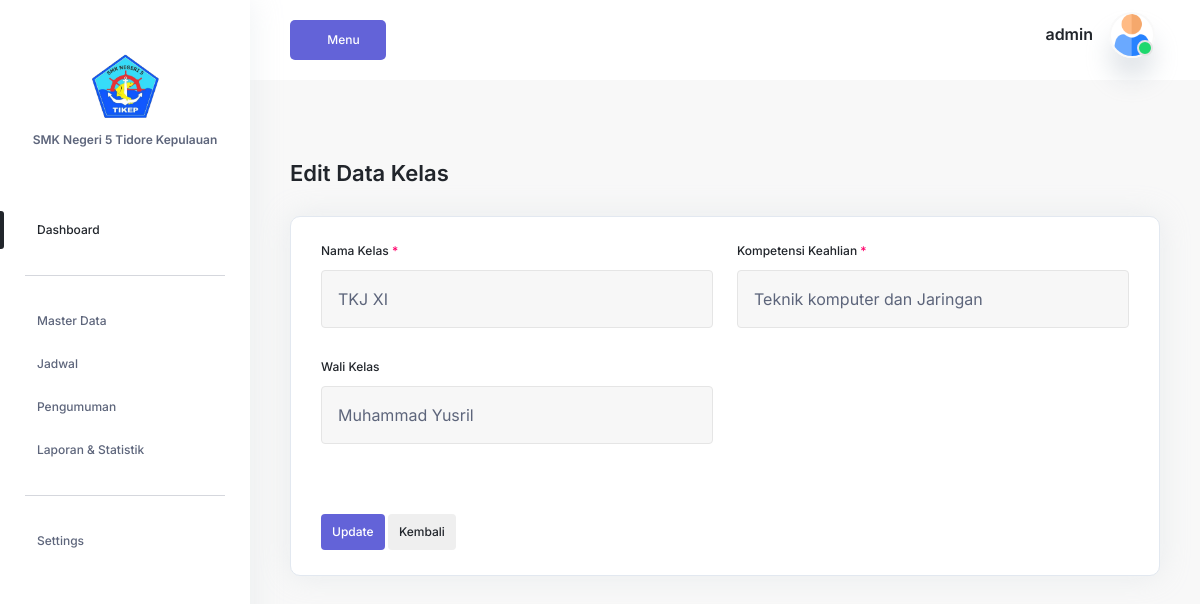
The page /login/admin/formKelas.php?edit=10 (signed in) on the database its author committed.
### tables this page shows
CREATE TABLE `users` (
  `id` int(11) NOT NULL,
  `nama` varchar(100) NOT NULL,
  `username` varchar(50) DEFAULT NULL,
  `password` varchar(255) NOT NULL,
  `email` varchar(100) NOT NULL,
  `role` enum('admin','guru','siswa') NOT NULL,
  `is_active` tinyint(1) NOT NULL DEFAULT '1',
  `login_attempts` tinyint(1) NOT NULL DEFAULT '1',
  `created_at` timestamp NOT NULL DEFAULT CURRENT_TIMESTAMP,
  `updated_at` timestamp NULL DEFAULT NULL ON UPDATE CURRENT_TIMESTAMP
);

CREATE TABLE `kelas` (
  `id_kelas` int(11) NOT NULL,
  `nama_kelas` varchar(50) NOT NULL,
  `kompetensi_keahlian` varchar(100) NOT NULL,
  `jurusan_id` int(11) DEFAULT NULL,
  `wali_kelas_id` int(11) DEFAULT NULL,
  `created_at` timestamp NOT NULL DEFAULT CURRENT_TIMESTAMP
);

CREATE TABLE `guru` (
  `id` int(11) NOT NULL,
  `user_id` int(11) NOT NULL,
  `nip` varchar(50) NOT NULL,
  `jenis_kelamin` enum('L','P') DEFAULT NULL,
  `alamat` text,
  `no_telp` varchar(20) DEFAULT NULL,
  `created_at` timestamp NOT NULL DEFAULT CURRENT_TIMESTAMP,
  `updated_at` timestamp NULL DEFAULT NULL ON UPDATE CURRENT_TIMESTAMP
);

### login/admin/formKelas.php (the view, shortened to what this page needs)
<?php
include "../config/koneksi.php";
$editData = null;
if (isset($_GET['edit'])) {
    $id = $_GET['edit'];
    $result = mysqli_query($conn, "SELECT * FROM kelas WHERE id_kelas = $id");
    $editData = mysqli_fetch_assoc($result);
}
$guruList = mysqli_query($conn, "
    SELECT guru.id, users.nama
    FROM guru
    JOIN users ON guru.user_id = users.id
    ORDER BY users.nama ASC
");
?>
<?php require_once 'template/header.php'; ?>
<?php require_once 'template/sidebar.php'; ?>
<section class="section">
    <div class="container-fluid">
        <div class="title-wrapper pt-80">
            <div class="row align-items-center">
                <div class="col-md-6">
                    <h2 class="mb-30"><?= isset($editData) ? 'Edit' : 'Tambah' ?> Data Kelas</h2>
                </div>
            </div>
        </div>
  <div class="row">
            <div class="col-lg-12">
                <div class="card-style settings-card-1 mb-30">
                    <div class="profile-info">
        <form method="POST" action="">
            <div class="row">
                <div class="col-md-6 ">
                <div class="input-style-1">
                <label>Nama Kelas <span class="text-danger">*</span></label>
                    <input type="text" name="nama_kelas" class="form-control" required value="<?= htmlspecialchars($editData['nama_kelas'] ?? '') ?>">
                </div>
                </div>
                <div class="col-md-6">
                <div class="input-style-1">
                <label>Kompetensi Keahlian <span class="text-danger">*</span></label>
                    <input type="text" name="kompetensi_keahlian" class="form-control" required value="<?= htmlspecialchars($editData['kompetensi_keahlian'] ?? '') ?>">
                </div>
                </div>
                <div class="col-md-6">
                <div class="input-style-1">
                <label>Wali Kelas</label>
                    <select name="wali_kelas_id" class="form-control">
                        <?php while ($guru = mysqli_fetch_assoc($guruList)): ?>
                            <option value="<?= $guru['id'] ?>" <?= (isset($editData['wali_kelas_id']) && $editData['wali_kelas_id'] == $guru['id']) ? 'selected' : '' ?>>
                                <?= htmlspecialchars($guru['nama']) ?>
                            </option>
                        <?php endwhile; ?>
                    </select>
                </div>
            </div>
            <div class="row mt-4">
                <div class="col-12">
                   <div class="col-12">
                                    <button type="submit" name="<?= isset($editData) ? 'update' : 'simpan' ?>"
                                            class="main-btn primary-btn btn-hover mt-3">
                                        <?= isset($editData) ? 'Update' : 'Simpan' ?>
                                    </button>
                                    <a href="dataKelas.php" class="main-btn light-btn btn-hover mt-3">Kembali</a>
                                </div>
                </div>
            </div>
        </form>
        </div>
        </div>
        </div>
        </div>
    </div>
</section>
<?php require_once 'template/footer.php'; ?>

### login/admin/template/header.php (shortened to what this page needs)
<?php
include "../config/koneksi.php";
$user_id = $_SESSION['user_id'];
$query = mysqli_query($conn, "SELECT * FROM users WHERE id = '$user_id'");
 $data = mysqli_fetch_assoc($query);
?>
    <!DOCTYPE html>
<html lang="en">
    <head>
        <link rel="stylesheet" href="https://cdn.jsdelivr.net/npm/@fortawesome/fontawesome-free@5.15.4/css/fontawesome.min.css">
        <link
            href="https://cdn.jsdelivr.net/npm/bootstrap@5.2.0-beta1/dist/css/bootstrap.min.css"
            rel="stylesheet"
>
        <link rel="stylesheet" href="../../css/LineIcons.2.0.css">
        <link href="https://cdn.lineicons.com/4.0/lineicons.css" rel="stylesheet" />
        <link rel="stylesheet" href="https://cdnjs.cloudflare.com/ajax/libs/font-awesome/6.4.2/css/all.min.css" />
        <link rel="stylesheet" href="../assets/css/fullcalendar.css">
        <link rel="stylesheet" href="../assets/css/morris.css">
        <link rel="stylesheet" href="../assets/css/datatable.css">
        <link rel="stylesheet" href="../assets/css/main.css">
<link rel="stylesheet" type="text/css" href="https://cdn.datatables.net/1.11.5/css/jquery.dataTables.css">
        <body>
            <main class="main-wrapper">
                <header class="header">
                    <div class="container-fluid">
                        <div class="row">
                            <div class="col-lg-5 col-md-5 col-6">
                                <div class="header-left d-flex align-items-center">
                                    <div class="menu-toggle-btn mr-20">
                                        <button id="menu-toggle" class="main-btn primary-btn btn-hover">
                                            Menu
                                        </button>
                                    </div>
                                </div>
                            </div>
                            <div class="col-lg-7 col-md-7 col-6">
                                <div class="header-right">
                                    <div class="profile-box ml-15">
                                        <button
                                            class="dropdown-toggle bg-transparent border-0"
                                            type="button"
                                            id="profile"
                                            data-bs-toggle="dropdown"
                                            aria-expanded="false">
                                            <div class="profile-info">
                                                <div class="info">
                                                    <h6><?php echo $data['username'];?></h6>
                                                    <div class="image">
                                                        <img src="../../assets/img/user.png" alt=""/>
                                                        <span class="status"></span>
                                                    </div>
                                                </div>
                                            </div>
                                        </button>
                                    </div>
                                </div>
                            </div>
                        </div>
                    </div>
                </header>

### login/assets/css/fullcalendar.css (style rules this page uses)
:root { --fc-daygrid-event-dot-width:8px;--fc-list-event-dot-width:10px;--fc-list-event-hover-bg-color:#f5f5f5 }

### rows shown on the page
users: username "admin"
kelas: nama_kelas "TKJ XI", kompetensi_keahlian "Teknik komputer dan Jaringan", wali_kelas_id "Muhammad Yusril"
